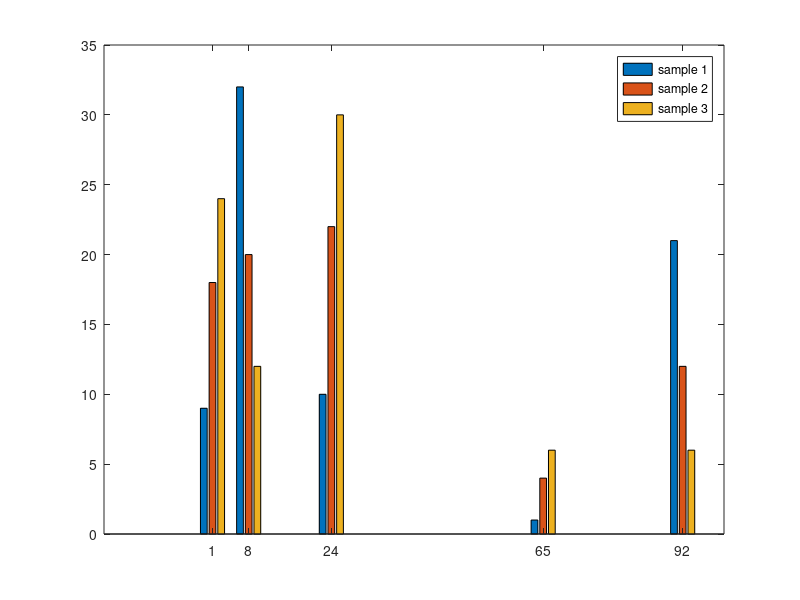
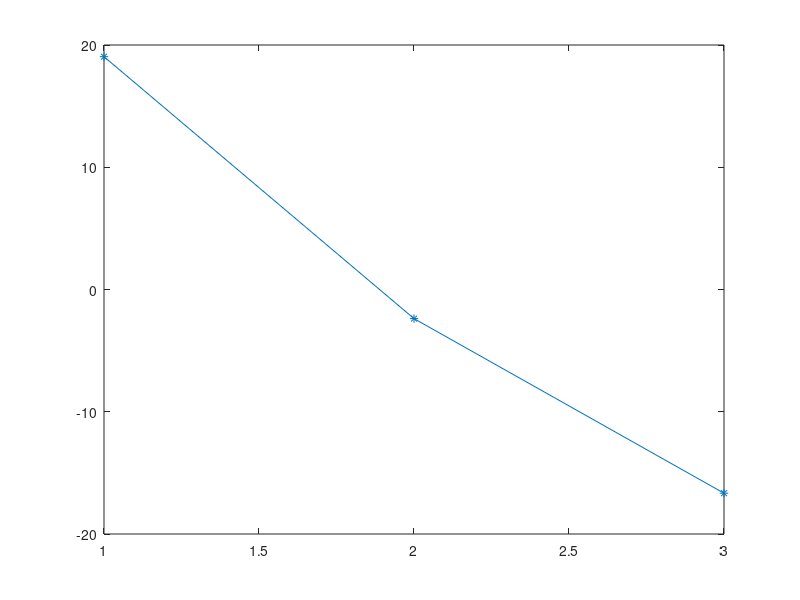

The MATLAB script that drew these images, in order: (Note: this script raises an error after producing the figures.)
%Example script for PCA analysis 

%Data matrix. Rows are samples, columns are variables. In this example,
%there are three samples and 5 variables.

X = [9 32 10 1 21; 18 20 22 4 12; 24 12 30 6 6]; 
%semicolon suppresses output. If you wnt to show output, remove the semicolon

%Perform mean centering. Center each variable around a mean value.
Xcenter = X - mean(X); 

%plot X and Xcenter as bar graphs. For the X-coordinates, I chose arbitrary
%m/z values. In a real SIMS data set, each m/z would correspond to a
%different ion measured
figure(1)
bar([1 8 24 65 92],X')% The prime is used to invert X and plot each column as a separate bar 
legend('sample 1', 'sample 2', 'sample 3')
figure(2)
bar([1 8 24 65 92],Xcenter')
legend('sample 1', 'sample 2', 'sample 3')

%Find Z matrix. This transforms the n X p matrix into a square p X p matrix. 
%Note that a lot of the information in Z is redundant. The determinant of Z is 0.  
Z = Xcenter'*Xcenter;

%Find the eigenvalues and eigenvectors of Z
[V,D] = eig(Z);
%V will contain the eigenvectors of Z and D the eigenvalues along the matrix diagonal. 
%The eigenvectors are the principal components, and the eigenvalues tell us
%which eigenvectors are most important. The eigenvector with the largest
%eigenvalue is the most important. 

lambda = diag(D)

%In this example, the 5th eigenvalue is 646, all others are zero. Only one
%eigenvector is needed to represent all three samples. 

Q = V(:,5) %select the 5th eigenvector as your principal component

%Calculate the scores matrix. This gives the weights of the principal component needed to reproduce the data 
Tfull = Xcenter*Q; 

%Check how well the scores and loadings can reproduce the data
Xcheck = Tfull*Q'

%Plot scores as bar plot or line plot
bar(Tfull)
plot(Tfull,'*-')
%Note that Xcheck is equivalent to Xcenter

%Compare this result with pca(X):
[COEFF, SCORE, LATENT] = pca(X)

%biplot allows you to visualize the scores and the data
biplot(COEFF(:,1:2),'scores',SCORE(:,1:2),'varlabels',{'v_1','v_2','v_3'});


%Try another example: 
load hald %this loads example variables in Matlab

ingredients %This displays the n x p matrix for analysis 

ingredients_center = ingredients - mean(ingredients) %mean center the matrix 

Zingredients = ingredients_center'*ingredients_center %create your Z matrix 

[V,D]=eig(Zingredients) %Find the eigenvectors and eigenvalues. 

%Caculate the scores matrix 
Tfullingredients = ingredients_center*V

%Check that your calculated values match 
ingredients_centercheck = Tfullingredients*V'

%Use the matlab function 
[coeff,score,latent] = pca(ingredients);

%plot the results 
biplot(coeff(:,1:2),'scores',score(:,1:2),'varlabels',{'v_1','v_2','v_3','v_4'});

%Analysis of Polymer Samples - Import Data using Toolbox
bar(MassNegative,Negativeions)
[COEFF, SCORE, LATENT] = pca(Positiveions'); %The positive ion data has 52 variables and 55 samples  
[COEFF, SCORE, LATENT] = pca(Negativeions'); %The negative ion data has 35 variabls and 54 samples 

%Plot results
biplot(COEFF(1:35,[1 2]),'scores',SCORE([1:8 51 52 53],[1 2]));
%This produces a 2D plot for the negative ions. The first entry in COEFF specifies which
%coefficients or scores will be ploted. The second variable are the
%principal components that will be used, in this case the first and second.
%The first entry in SCORES is the samples that will be plotted, and the
%second entry in SCORES should match the second in COEFF 

biplot(COEFF(1:35,[1 2 3]),'scores',SCORE([1:8 20 21 28 51 52 53],[1 2 3]));
%This is a 3-D plot. Here, I plot PEG, PS, and PMMA polymers 